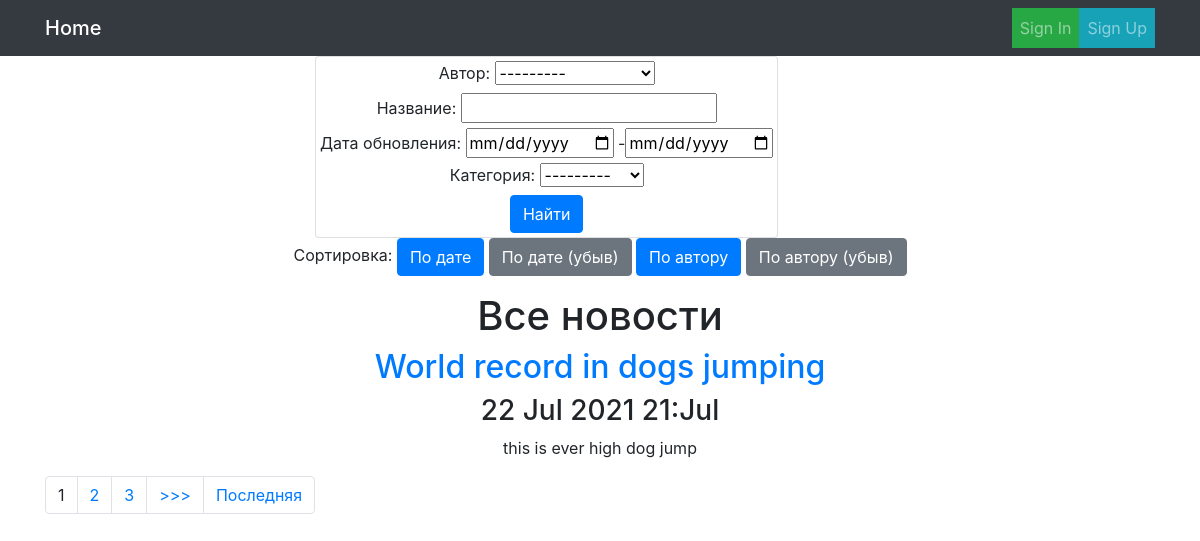
The page /news/search/ on the database as committed earlier.
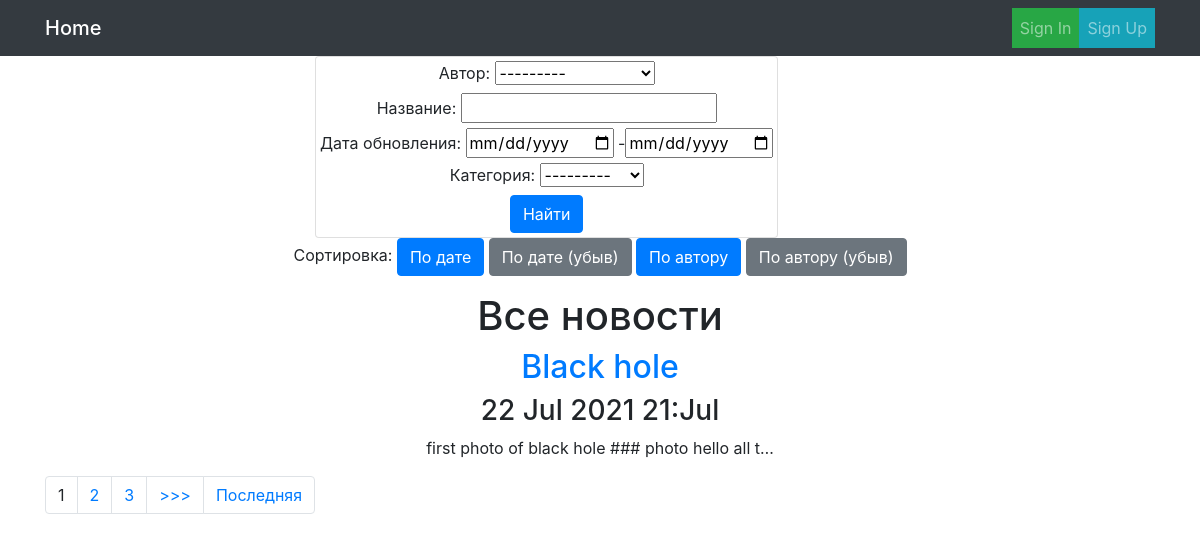
The same page on the database as committed later.
### NewsPaper/models.py (models this page shows, shortened)
class Post(models.Model):
    author = models.ForeignKey(Author, on_delete=models.CASCADE, verbose_name='Автор')
    type = models.CharField(max_length=3, choices=PostTypes, default=article, verbose_name='Тип сообщения', null=True)
    updated = models.DateTimeField(auto_now_add=True, verbose_name='Дата обновления')
    title = models.CharField(max_length=250, verbose_name='Название', null=True)
    text = models.TextField(verbose_name='Текст', null=True)
    rating = models.IntegerField(default=0, verbose_name='Рейтинг')
    categories = models.ManyToManyField(Category, through='PostCategory', verbose_name='Категория')

### NewsPaper/views.py (the view)
# urls.py: path('search/', PostSearchListView.as_view(), name='news_search'),
class PostSearchListView(PostListView):
    template_name = 'news_search.html'

### NewsPaper/forms.py
class PostForm(ModelForm):
    class Meta:
        model = Post
        fields = ('author', 'type', 'categories', 'title', 'text')

### NewsPaper/models.py (called while the page is built)
    def __str__(self):
        str = f'{self.name}'
        return str

    def __str__(self):
        str = f'{self.user.username} / rating: {self.rating}'
        return str

### NewsPaper/templatetags/censor.py (called while the page is built)
@register.filter(name='censor')
def censor(value):
    censor_words = ['fuck', 'shit', 'fool']
    re_str = '|'.join(censor_words)
    return re.sub(re_str, '###', value)

### NewsPaper/templatetags/my_tags.py (called while the page is built)
@register.simple_tag(takes_context=True)
def param_replace(context, **kwargs):
    d = context['request'].GET.copy()
    for k, v in kwargs.items():
        d[k] = v
    for k in [k for k, v in d.items() if not v]:
        del d[k]
    return d.urlencode()

### NewsPaper/views.py (called while the page is built)
    def get_queryset(self):
        queryset = super().get_queryset()
        self.filterset = self.filterset_class(self.request.GET, queryset=queryset)
        return self.filterset.qs.distinct()

    def get_context_data(self, **kwargs):
        context = super().get_context_data(**kwargs)
        context['filter'] = self.filterset_class(self.request.GET, queryset=self.get_queryset())
        context['form'] = self.form_class()
        return context

### templates/news_search.html (shortened to what this page needs)
{% extends 'news.html' %}
{% load censor %}
{% load my_tags %}
{% load bootstrap_tags %}
{% block header %}
<div align="center">
    <div class="row col-md-6">
        <form method="GET" class='card p-1'>
            <div>
                {% for field in filter.form %}
                <div>
                    {{ field.label_tag }} {{ field }}
                </div>
                {% endfor %}
            </div>
            <div>
                    <input type="submit" value="Найти" class='btn btn-primary'>
            </div>
        </form>
    </div>
<div class="col-md-12">
    <p>
        Сортировка:
        <a href="?{% param_replace ordering='updated' %}" class="btn btn-primary">По дате</a>
        <a href="?{% param_replace ordering='-updated' %}" class="btn btn-secondary">По дате (убыв)</a>
        <a href="?{% param_replace ordering='author__user__username' %}" class="btn btn-primary">По автору</a>
        <a href="?{% param_replace ordering='-author__user__username' %}" class="btn btn-secondary">По автору (убыв)</a>
    </p>
</div>
</div>
{% endblock header %}

### templates/news.html (shortened to what this page needs)
{% extends 'base.html' %}
{% load censor %}
{% block content %}
<h1>Все новости</h1>
{% for new in object_list %}
    <h2><a href="{% url 'news_detail' new.id %}">{{ new.title }}</a></h2>
    <h3>{{ new.updated|date:'d M Y H:M' }}</h3>
    <p>{{ new.text|truncatechars:50|censor }}</p>
{% endfor %}
{% include 'paginator.html' %}
{% endblock content %}

Rows that differ between the two databases and show on the page:
removed Post: title "World record in dogs jumping", updated "22 Jul 2021 21:Jul", text|censor "this is ever high dog jump"
now on this page (row edited): Post: title "Black hole", updated "22 Jul 2021 21:Jul", text|censor "first photo of black hole ### photo hello all t…"
